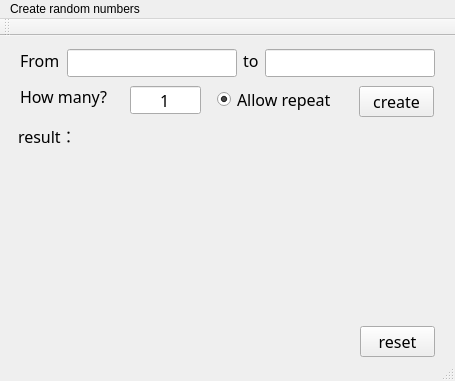
<?xml version="1.0" encoding="UTF-8"?>
<ui version="4.0">
 <class>MainWindow</class>
 <widget class="QMainWindow" name="MainWindow">
  <property name="geometry">
   <rect>
    <x>0</x>
    <y>0</y>
    <width>455</width>
    <height>381</height>
   </rect>
  </property>
  <property name="windowTitle">
   <string>MainWindow</string>
  </property>
  <widget class="QWidget" name="centralWidget">
   <widget class="QPushButton" name="btn_create">
    <property name="geometry">
     <rect>
      <x>359</x>
      <y>50</y>
      <width>75</width>
      <height>31</height>
     </rect>
    </property>
    <property name="font">
     <font>
      <family>Noto Sans T Chinese Medium</family>
      <pointsize>12</pointsize>
      <weight>50</weight>
      <bold>false</bold>
     </font>
    </property>
    <property name="text">
     <string>create</string>
    </property>
   </widget>
   <widget class="QLabel" name="l_num">
    <property name="geometry">
     <rect>
      <x>20</x>
      <y>49</y>
      <width>90</width>
      <height>23</height>
     </rect>
    </property>
    <property name="font">
     <font>
      <family>Noto Sans T Chinese Medium</family>
      <pointsize>12</pointsize>
      <weight>50</weight>
      <bold>false</bold>
     </font>
    </property>
    <property name="text">
     <string>How many?</string>
    </property>
   </widget>
   <widget class="QLabel" name="l_result">
    <property name="geometry">
     <rect>
      <x>18</x>
      <y>88</y>
      <width>61</width>
      <height>23</height>
     </rect>
    </property>
    <property name="font">
     <font>
      <family>Noto Sans T Chinese Medium</family>
      <pointsize>12</pointsize>
      <weight>50</weight>
      <bold>false</bold>
     </font>
    </property>
    <property name="text">
     <string>result：</string>
    </property>
   </widget>
   <widget class="QLineEdit" name="lEdit_num">
    <property name="geometry">
     <rect>
      <x>130</x>
      <y>50</y>
      <width>71</width>
      <height>28</height>
     </rect>
    </property>
    <property name="font">
     <font>
      <family>Noto Sans T Chinese Medium</family>
      <pointsize>12</pointsize>
     </font>
    </property>
    <property name="text">
     <string>1</string>
    </property>
    <property name="alignment">
     <set>Qt::AlignCenter</set>
    </property>
   </widget>
   <widget class="QLabel" name="result_print">
    <property name="geometry">
     <rect>
      <x>20</x>
      <y>120</y>
      <width>411</width>
      <height>161</height>
     </rect>
    </property>
    <property name="font">
     <font>
      <family>Noto Sans T Chinese Medium</family>
      <pointsize>12</pointsize>
     </font>
    </property>
    <property name="text">
     <string/>
    </property>
    <property name="alignment">
     <set>Qt::AlignLeading|Qt::AlignLeft|Qt::AlignTop</set>
    </property>
    <property name="wordWrap">
     <bool>true</bool>
    </property>
   </widget>
   <widget class="QRadioButton" name="radioBtn_repeat">
    <property name="geometry">
     <rect>
      <x>217</x>
      <y>50</y>
      <width>120</width>
      <height>27</height>
     </rect>
    </property>
    <property name="font">
     <font>
      <family>Noto Sans T Chinese Medium</family>
      <pointsize>12</pointsize>
      <weight>50</weight>
      <bold>false</bold>
     </font>
    </property>
    <property name="text">
     <string>Allow repeat</string>
    </property>
    <property name="checked">
     <bool>true</bool>
    </property>
   </widget>
   <widget class="QPushButton" name="btn_reset">
    <property name="geometry">
     <rect>
      <x>360</x>
      <y>290</y>
      <width>75</width>
      <height>31</height>
     </rect>
    </property>
    <property name="font">
     <font>
      <family>Noto Sans T Chinese Medium</family>
      <pointsize>12</pointsize>
      <weight>50</weight>
      <bold>false</bold>
     </font>
    </property>
    <property name="text">
     <string>reset</string>
    </property>
   </widget>
   <widget class="QLabel" name="l_from">
    <property name="geometry">
     <rect>
      <x>20</x>
      <y>13</y>
      <width>41</width>
      <height>23</height>
     </rect>
    </property>
    <property name="font">
     <font>
      <family>Noto Sans T Chinese Medium</family>
      <pointsize>12</pointsize>
      <weight>50</weight>
      <bold>false</bold>
     </font>
    </property>
    <property name="text">
     <string>From</string>
    </property>
   </widget>
   <widget class="QLabel" name="l_to">
    <property name="geometry">
     <rect>
      <x>243</x>
      <y>13</y>
      <width>16</width>
      <height>23</height>
     </rect>
    </property>
    <property name="font">
     <font>
      <family>Noto Sans T Chinese Medium</family>
      <pointsize>12</pointsize>
      <weight>50</weight>
      <bold>false</bold>
     </font>
    </property>
    <property name="text">
     <string>to</string>
    </property>
   </widget>
   <widget class="QLineEdit" name="lEdit_to">
    <property name="geometry">
     <rect>
      <x>265</x>
      <y>13</y>
      <width>170</width>
      <height>28</height>
     </rect>
    </property>
    <property name="font">
     <font>
      <family>Noto Sans T Chinese Medium</family>
      <pointsize>12</pointsize>
     </font>
    </property>
    <property name="alignment">
     <set>Qt::AlignCenter</set>
    </property>
   </widget>
   <widget class="QLineEdit" name="lEdit_from">
    <property name="geometry">
     <rect>
      <x>67</x>
      <y>13</y>
      <width>170</width>
      <height>28</height>
     </rect>
    </property>
    <property name="font">
     <font>
      <family>Noto Sans T Chinese Medium</family>
      <pointsize>12</pointsize>
     </font>
    </property>
    <property name="alignment">
     <set>Qt::AlignCenter</set>
    </property>
   </widget>
  </widget>
  <widget class="QMenuBar" name="menuBar">
   <property name="geometry">
    <rect>
     <x>0</x>
     <y>0</y>
     <width>455</width>
     <height>25</height>
    </rect>
   </property>
   <widget class="QMenu" name="menuCreate">
    <property name="title">
     <string>Create random numbers</string>
    </property>
   </widget>
   <addaction name="menuCreate"/>
  </widget>
  <widget class="QToolBar" name="mainToolBar">
   <attribute name="toolBarArea">
    <enum>TopToolBarArea</enum>
   </attribute>
   <attribute name="toolBarBreak">
    <bool>false</bool>
   </attribute>
  </widget>
  <widget class="QStatusBar" name="statusBar"/>
 </widget>
 <layoutdefault spacing="6" margin="11"/>
 <resources/>
 <connections/>
</ui>
